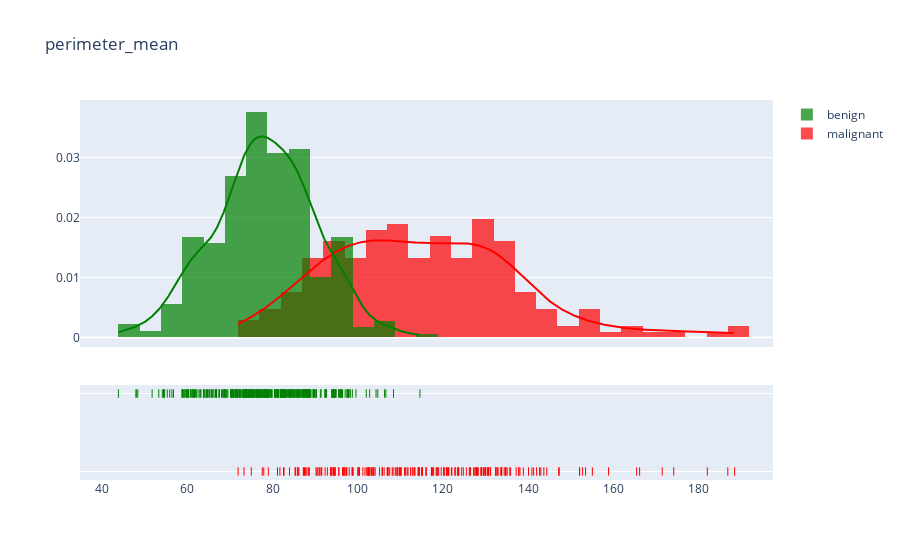

This figure's notebook cell:
### Code cell
plot_distribution('perimeter_mean', 5)

### Figure 1 — Plotly figure (JSON) as saved in the notebook; plotly's stock layout.template omitted (floating-point values rounded to 4 significant figures; data arrays with more than 128 entries replaced by an {"elided": "..."} marker saying what was removed)
{"data": [{"autobinx": false, "histnorm": "probability density", "legendgroup": "malignant", "marker": {"color": "red"}, "name": "malignant", "opacity": 0.7, "type": "histogram", "x": {"elided": "212 float values"}, "xaxis": "x", "xbins": {"end": 188.5, "size": 5, "start": 71.9}, "yaxis": "y"}, {"autobinx": false, "histnorm": "probability density", "legendgroup": "benign", "marker": {"color": "green"}, "name": "benign", "opacity": 0.7, "type": "histogram", "x": {"elided": "357 float values"}, "xaxis": "x", "xbins": {"end": 114.6, "size": 5, "start": 43.79}, "yaxis": "y"}, {"legendgroup": "malignant", "marker": {"color": "red"}, "mode": "lines", "name": "malignant", "showlegend": false, "type": "scatter", "x": {"elided": "500 float values"}, "xaxis": "x", "y": {"elided": "500 float values"}, "yaxis": "y"}, {"legendgroup": "benign", "marker": {"color": "green"}, "mode": "lines", "name": "benign", "showlegend": false, "type": "scatter", "x": {"elided": "500 float values"}, "xaxis": "x", "y": {"elided": "500 float values"}, "yaxis": "y"}, {"legendgroup": "malignant", "marker": {"color": "red", "symbol": "line-ns-open"}, "mode": "markers", "name": "malignant", "showlegend": false, "type": "scatter", "x": {"elided": "212 float values"}, "xaxis": "x", "y": {"elided": "212 str values"}, "yaxis": "y2"}, {"legendgroup": "benign", "marker": {"color": "green", "symbol": "line-ns-open"}, "mode": "markers", "name": "benign", "showlegend": false, "type": "scatter", "x": {"elided": "357 float values"}, "xaxis": "x", "y": {"elided": "357 str values"}, "yaxis": "y2"}], "layout": {"barmode": "overlay", "hovermode": "closest", "legend": {"traceorder": "reversed"}, "title": {"text": "perimeter_mean"}, "xaxis": {"anchor": "y2", "domain": [0, 1], "zeroline": false}, "yaxis": {"anchor": "free", "domain": [0.35, 1], "position": 0}, "yaxis2": {"anchor": "x", "domain": [0, 0.25], "dtick": 1, "showticklabels": false}}}
